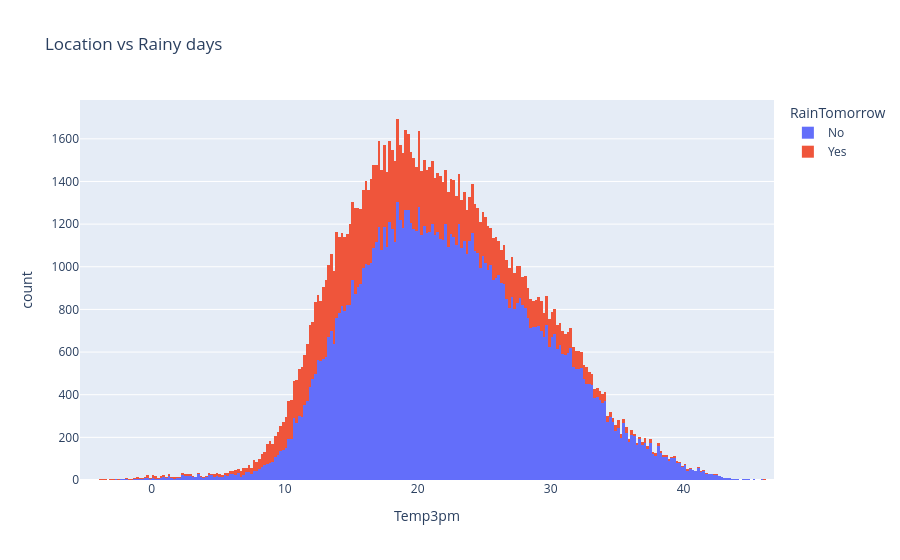

This figure's notebook cell:
### Code cell
px.histogram(raw_df, 
             x = 'Temp3pm', 
             title = 'Location vs Rainy days', color = 'RainTomorrow')

### Figure 1 — Plotly figure (JSON) as saved in the notebook; plotly's stock layout.template omitted (floating-point values rounded to 4 significant figures; data arrays with more than 128 entries replaced by an {"elided": "..."} marker saying what was removed)
{"data": [{"bingroup": "x", "hovertemplate": "RainTomorrow=No<br>Temp3pm=%{x}<br>count=%{y}<extra></extra>", "legendgroup": "No", "marker": {"color": "#636efa", "pattern": {"shape": ""}}, "name": "No", "orientation": "v", "showlegend": true, "type": "histogram", "x": {"elided": "109586 float values"}, "xaxis": "x", "yaxis": "y"}, {"bingroup": "x", "hovertemplate": "RainTomorrow=Yes<br>Temp3pm=%{x}<br>count=%{y}<extra></extra>", "legendgroup": "Yes", "marker": {"color": "#EF553B", "pattern": {"shape": ""}}, "name": "Yes", "orientation": "v", "showlegend": true, "type": "histogram", "x": {"elided": "31201 float values"}, "xaxis": "x", "yaxis": "y"}], "layout": {"barmode": "relative", "legend": {"title": {"text": "RainTomorrow"}, "tracegroupgap": 0}, "title": {"text": "Location vs Rainy days"}, "xaxis": {"anchor": "y", "domain": [0, 1], "title": {"text": "Temp3pm"}}, "yaxis": {"anchor": "x", "domain": [0, 1], "title": {"text": "count"}}}}
